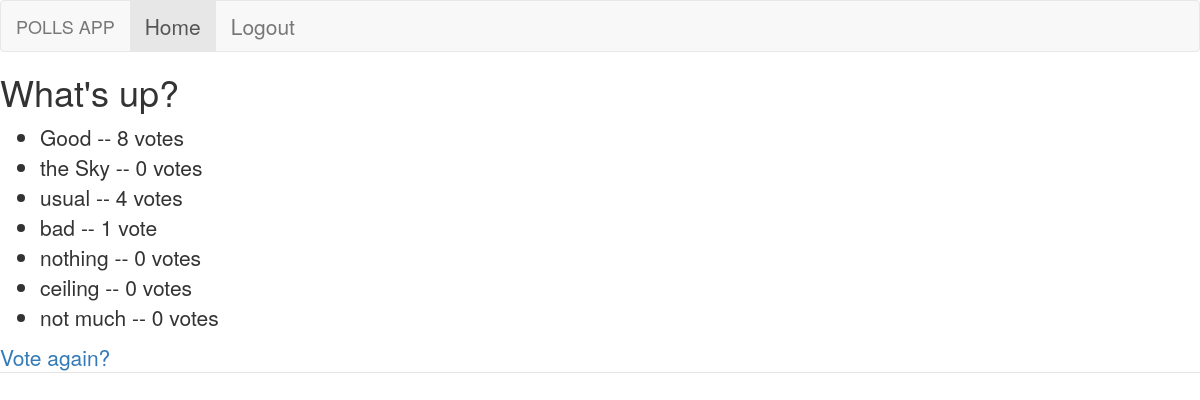
The app's page /polls/1/results/ (signed in) with its own data.
### polls/models.py (models this page shows, shortened)
class Question(models.Model):
    question_text = models.CharField(max_length=200)
    pub_date = models.DateTimeField('date published')

class Choice(models.Model):
    question = models.ForeignKey(Question, on_delete=models.CASCADE)
    choice_text = models.CharField(max_length=200)
    votes = models.IntegerField(default=0)

### polls/views.py (the view)
# urls.py: path('<int:pk>/results/', views.ResultsView.as_view(), name='results'),
class ResultsView(LoginRequiredMixin, generic.DetailView):
    model = Question
    template_name = 'polls/results.html'

### polls/templates/polls/results.html (shortened to what this page needs)
<!DOCTYPE html>
<html lang="en">
<head>
  <link rel="stylesheet" href="https://maxcdn.bootstrapcdn.com/bootstrap/3.4.1/css/bootstrap.min.css">
</head>
<body>
<fieldset>
<legend>
    <nav class="navbar navbar-default">
  <div class="container-fluid">
    <div class="navbar-header">
      <a class="navbar-brand" href="#">POLLS APP</a>
    </div>
    <ul class="nav navbar-nav">
      <li class="active"><a href="{% url 'polls:index' %}">Home</a></li>
      <li><a href="{% url 'logout' %}">Logout</a></li>
    </ul>
  </div>
</nav>
<h1>{{ question.question_text }}</h1>
<ul>
{% for choice in question.choice_set.all %}
    <li>{{ choice.choice_text }} -- {{ choice.votes }} vote{{ choice.votes|pluralize }}</li>
{% endfor %}
</ul>
<a href="{% url 'polls:detail' question.id %}">Vote again?</a>
</legend>
</fieldset>
</body>
</html>

### records on screen
Question: question_text "What's up?"
Choice: choice_text "Good", votes "8"
Choice: choice_text "the Sky", votes "0"
Choice: choice_text "usual", votes "4"
Choice: choice_text "bad", votes "1"
Choice: choice_text "nothing", votes "0"
Choice: choice_text "ceiling", votes "0"
Choice: choice_text "not much", votes "0"
